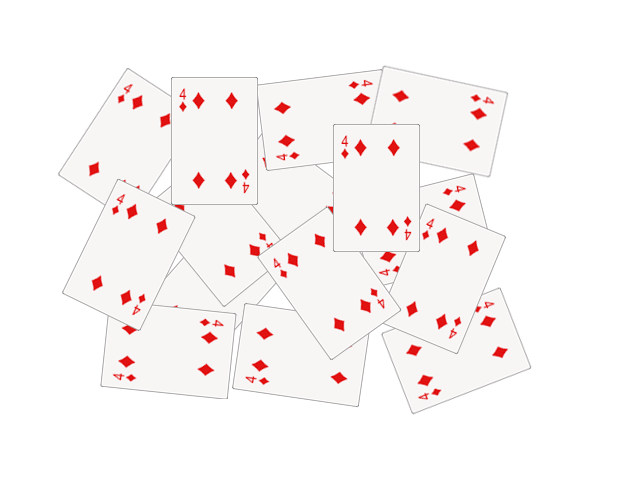
#> input picture 01-OpencvPythonTutorial/ch21/cards.png, 640 x 480 px
$ python 02-drawContours.py   (older library calls are emulated)
#> lines starting #> are read from the running program, lines starting #| are printed output that depends on the picture; after the words box and inside, x2 and y2 are one past the last pixel; in counts of white or black regions, pixels touching at a corner belong together
# -*-coding:utf-8-*-
# @Author: Damon0626
# @Time  : 18-12-8 下午4:01
# @Email : wwymsn@163.com
# @Software: PyCharm


import cv2

img = cv2.imread('cards.png')
#> img is the input picture: shape (480, 640, 3); mean B, G, R 245.8, 245.8, 250.7
img_gray = cv2.cvtColor(img, cv2.COLOR_BGR2GRAY)
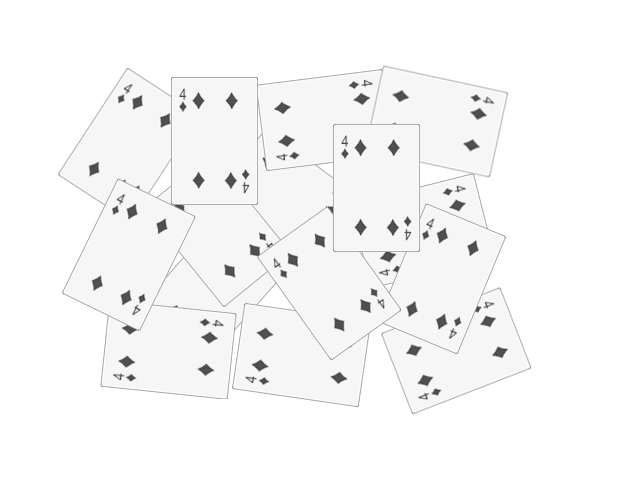
#> img_gray: shape (480, 640); min 67, max 255, mean 247.3
ret, thresh = cv2.threshold(img_gray, 244, 255, 0)
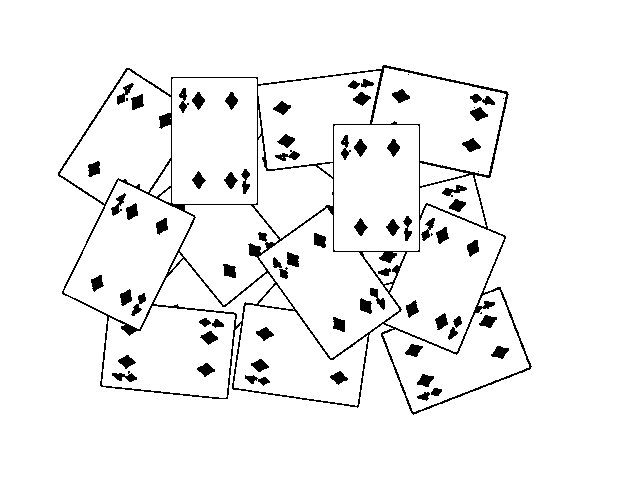
#> thresh: shape (480, 640); 94.7% white; 73 black regions (7 under 20 px)

img, contours, hierarchy = cv2.findContours(thresh, cv2.RETR_TREE, cv2.CHAIN_APPROX_SIMPLE)
#> contours = 118 contours, 21 with area under 20; largest, box (x1, y1, x2, y2) and area: (0, 0, 640, 480) 306081, (57, 64, 533, 416) 130271, (334, 125, 419, 251) 10498, (172, 78, 257, 204) 10498, (64, 180, 194, 329) 10368
print("Contours length:", len(contours))
#| Contours length: 118

contours2 = [cnt for cnt in contours if cv2.contourArea(cnt)>200]
#> contours2 = 21 contours; largest, box (x1, y1, x2, y2) and area: (0, 0, 640, 480) 306081, (57, 64, 533, 416) 130271, (334, 125, 419, 251) 10498, (172, 78, 257, 204) 10498, (64, 180, 194, 329) 10368
print("With Filter the length of contours", len(contours2))
#| With Filter the length of contours 21

result = cv2.drawContours(img_gray, contours[4], -1, (255, 0, 0), 3)
cv2.imshow('result', result)

cv2.waitKey(0)
